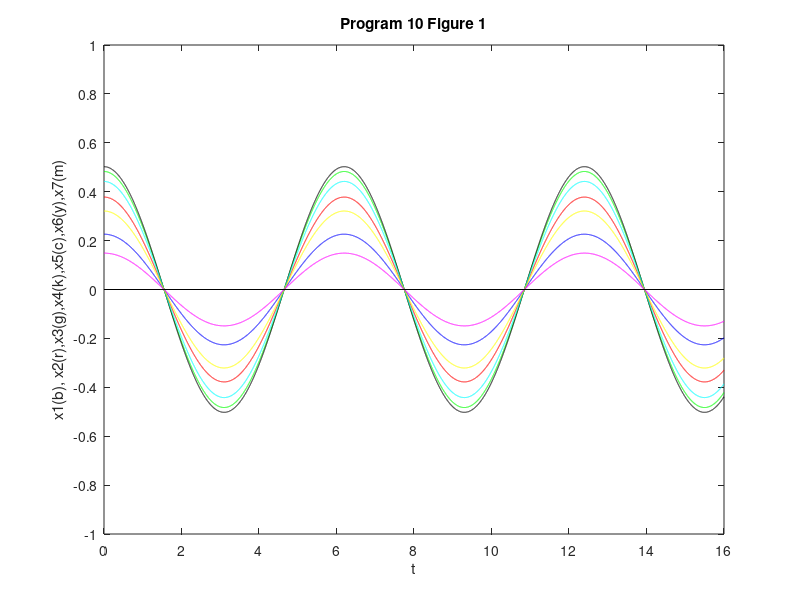
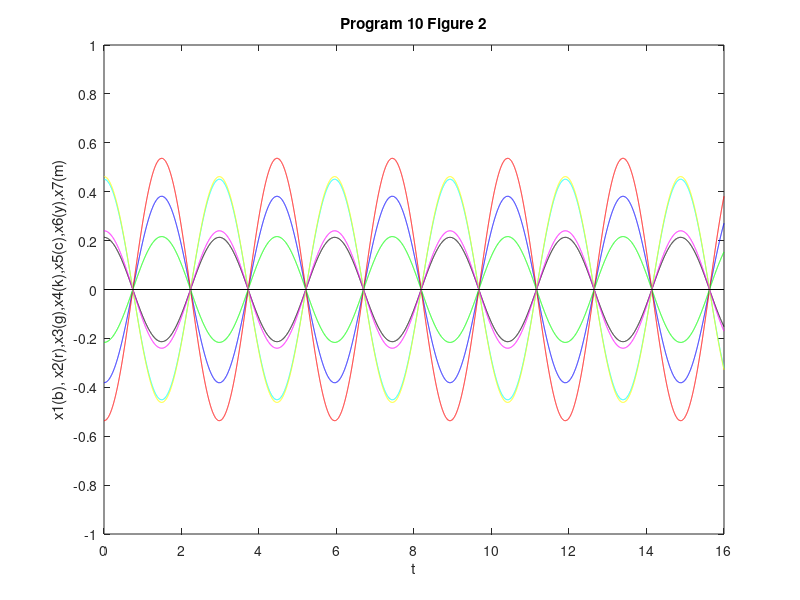
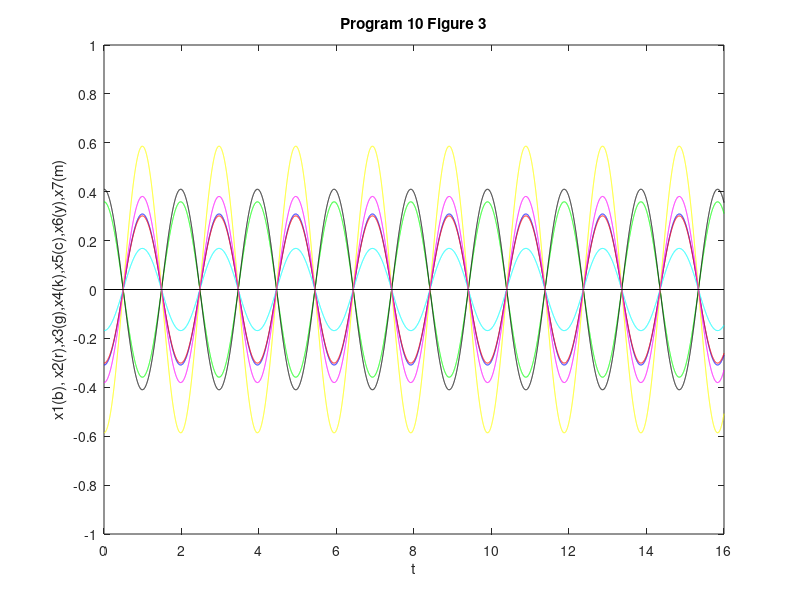
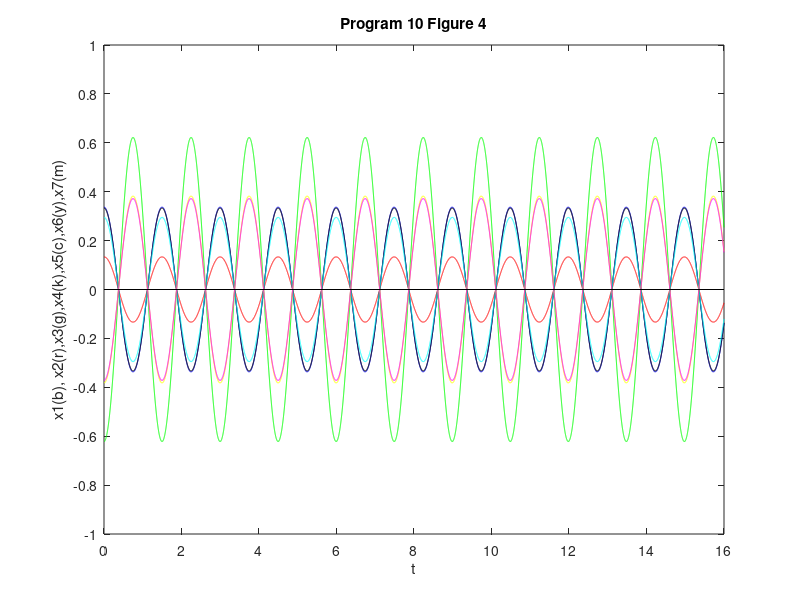

Write the MATLAB code that produced these figures, in order.
format compact
clear, clc
m1 = .4;
m2 = .9;
m3 = .7;
m4 = .8;
m5 = .6;
m6 = .5;
m7 = .3;
k1 = 3.9;
k2 = 5.2;
k3 = 4.2;
k4 = 4.7;
k5 = 5.3;
k6 = 4.9;
k7 = 4.4;
k8 = 5.4;
A = [ -(k1+k2)/m1       k2/m1                   0         0                 0               0           0
            k2/m2     -(k2+k3)/m2           k3/m2         0                 0               0           0         
            0                 k3/m3       -(k3+k4)/m3     k4/m3             0               0           0 
            0                 0               k4/m4  -(k4+k5)/m4           k5/m4           0           0 
            0                 0                 0         k5/m5             -(k5+k6)/m5    k6/m5       0
            0                 0                 0         0                 k6/m6       -(k6+k7)/m6     k7/m6
            0                 0                 0         0                 0           k7/m7       (-k7-k8)/m7];
A = -A;
[eigvec  eigval] = eig(A);
t = 0 : .001 : 16;
lineX = [0, 16];
lineY = [0, 0];
titles(1,:) = 'Program 10 Figure 1';
titles(2,:) = 'Program 10 Figure 2';
titles(3,:) = 'Program 10 Figure 3';
titles(4,:) = 'Program 10 Figure 4';
titles(5,:) = 'Program 10 Figure 5';
titles(6,:) = 'Program 10 Figure 6';
titles(7,:) = 'Program 10 Figure 7';
for k = 1 : 7
    w = sqrt(eigval(k,k));
    c1 = eigvec(1,k);
    c2 = eigvec(2,k);
    c3 = eigvec(3,k);
    c4 = eigvec(4,k);
    c5 = eigvec(5,k);
    c6 = eigvec(6,k);
    c7 = eigvec(7,k);
    x1 = c1*cos(w*t);
    x2 = c2*cos(w*t);
    x3 = c3*cos(w*t);
    x4 = c4*cos(w*t);
    x5 = c5*cos(w*t);
    x6 = c6*cos(w*t);
    x7 = c7*cos(w*t);
    figure(k);
    plot(t,x1,'b',t,x2,'r',t,x3,'g',t,x4,'k',t,x5,'c',t,x6,'y',t,x7,'m',lineX,lineY,'k');
    axis([0  16  -1  1]);
    set(gca,'xtick', 0 :2: 16);
    set(gca,'ytick', -1 : .2 : 1);
    xlabel('t');
    ylabel('x1(b), x2(r),x3(g),x4(k),x5(c),x6(y),x7(m)');
    title(titles(k,:));
end